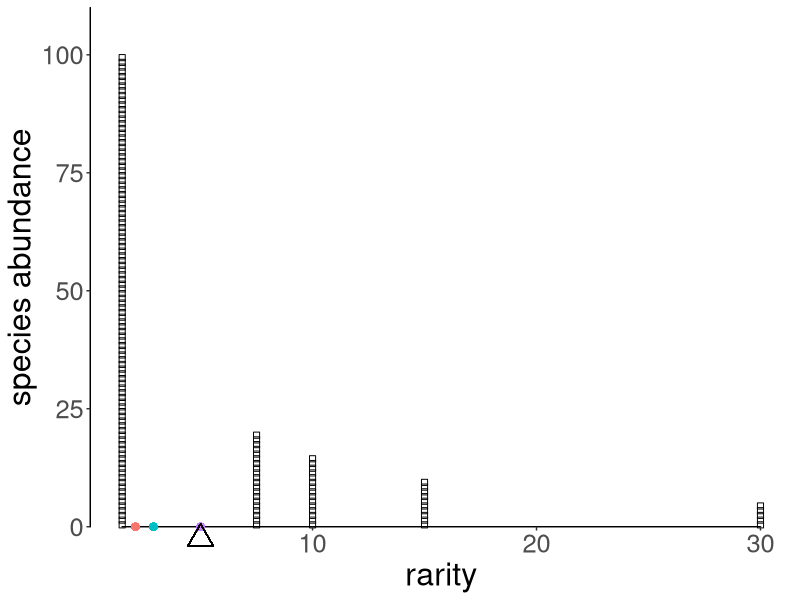
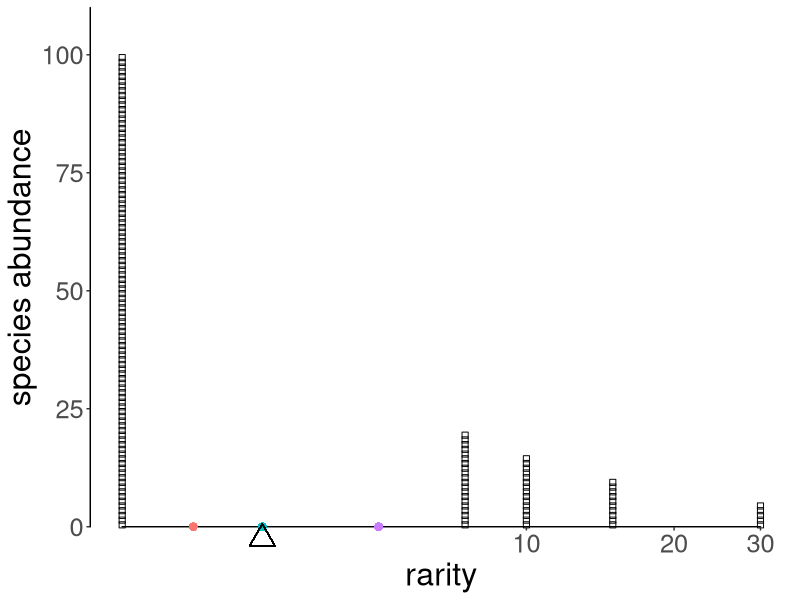
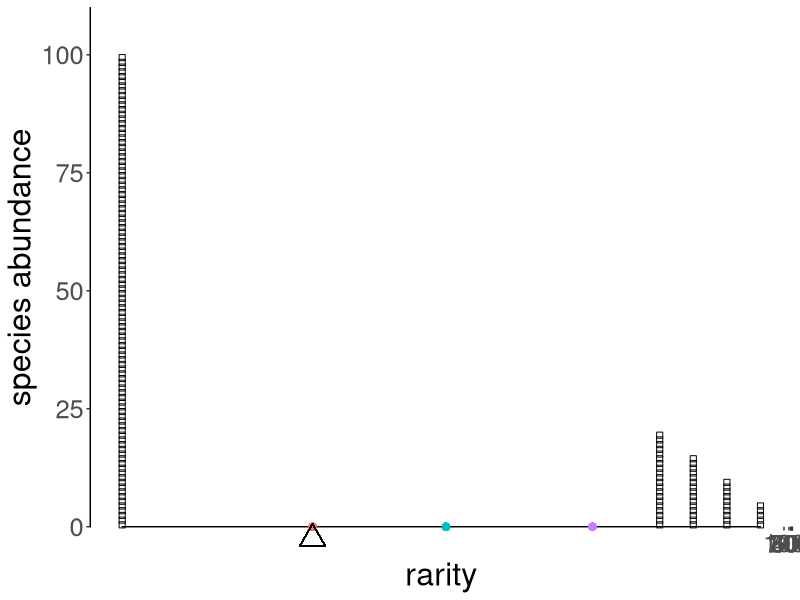

Generate these figures, in order, with R:
library(tidyverse)
library(ggthemes)
library(grid)

theme_set(theme_tufte(base_family = "sans"))

require(scales) # trans_new() is in the scales library
pfun=function(x, pow){
	if (pow==0) return(log(x))
	return(sign(pow)*x^pow)
}

ipfun=function(x, pow, offset=0){
	if (pow==0) return(exp(x))
	return(sign(pow)*(x+offset)^(1/pow))
}

#add a diversity function to make graphs more complicated
dfun<-function(ab, l){ipfun(sum(ab*pfun(sum(ab)/ab, l))/sum(ab),l)}

## This is weird craftiness to make functions above work with coord_trans

prettify <- function(breaks){
    # round numbers, more aggressively the larger they are
    digits <- -floor(log10(abs(breaks))) + 1
    digits[breaks == 0] <- 0
    return(round(breaks, digits = digits))
}

power_trans = function(pow) trans_new(name="power"
    , transform = function(x) pfun(x, pow)
	, inverse = function(x) ipfun(x, pow)
	, breaks = function(x) prettify(trans_breaks(function(x) pfun(x, pow), function(x) ipfun(x, pow), n =5) (c(0,x)*1.1))
    , domain = c(1, 10000)
)

#add some stupid columns and rows to df to make easier to graph
fancy_rep<-function(df){k<-data.frame(df[rep(1:nrow(df), df$abundance),])
    k %>% group_by(abundance) %>% mutate(gr=1:abundance)}

#Function to plot everything, with some complicated parts inside
rarity_plot <- function(abundance, p){
	rf <- tibble(names = as.factor(1:length(abundance))
		, abundance
		, rarity = sum(abundance)/abundance
	)
	div <- summarise(rf, div=ipfun(
		sum(abundance*pfun(rarity, p))/sum(abundance)
		, p
	)) %>% pull(div)
	
	rf2<-fancy_rep(rf) 
	
	rp <- (ggplot(rf2, aes(x=rarity))
	      
	       +geom_point(aes(y=gr-0.6), size=2, shape=22)
	       #line segment instead of stacked boxes
	    # + geom_segment(aes(x=rarity, xend=rarity, y=abundance, yend=0), size=1.6)
	
	    #This deals with clipping, but messes up axis ticks transformation
	   +coord_trans(x=power_trans(pow=p),clip="off")
		#works with ticks but not fulcrum
	    # + scale_x_continuous(trans=power_trans(pow=p))
		
	    # fix x-axis at y=0
		+ scale_y_continuous(expand=c(0,0))
		
		#this is what makes the axis lines... it is just a line segment from min to max of the provided data. breaks work with scale_x_continuous/ scale_y_continuous, which can use the whole trans argument. coord_trans doesn't play nice with that
		+ geom_rangeframe(aes(rarity, abundance)
		                  , data=data.frame(rarity=c(min(rf$rarity), max(rf$rarity)), abundance=c(0,max(rf$abundance)*1.1))
		                  , inherit.aes = F)
	
		+ theme(legend.position="none", text=element_text(size=23))
		+ labs(y="species abundance")
		
		#add colored marks for each mean
		+ geom_point(x=dfun(ab,1), y=0, color="#C77CFF", size=2)
		+ geom_point(x=dfun(ab,0), y=0, color="#00BFC4", size=2)
		+ geom_point(x=dfun(ab,-1), y=0, color="#F8766D", size=2)
		
    	#This is the fulcrum
		+ geom_point(x=div, y=-0.025*max(ab), size=6, shape=2)
	)
	return(rp)
}

#provide abundance vectors
# ab <- c(20,30,50)
ab<-c(100, 20, 15, 10, 5)
# ab<-c(50,20,30,5,3,2)


# quartz()
pdf(file="rarity_seesaws_1.pdf")
rarity_plot(ab,1)
rarity_plot(ab,0)
rarity_plot(ab,-1)
dev.off()
